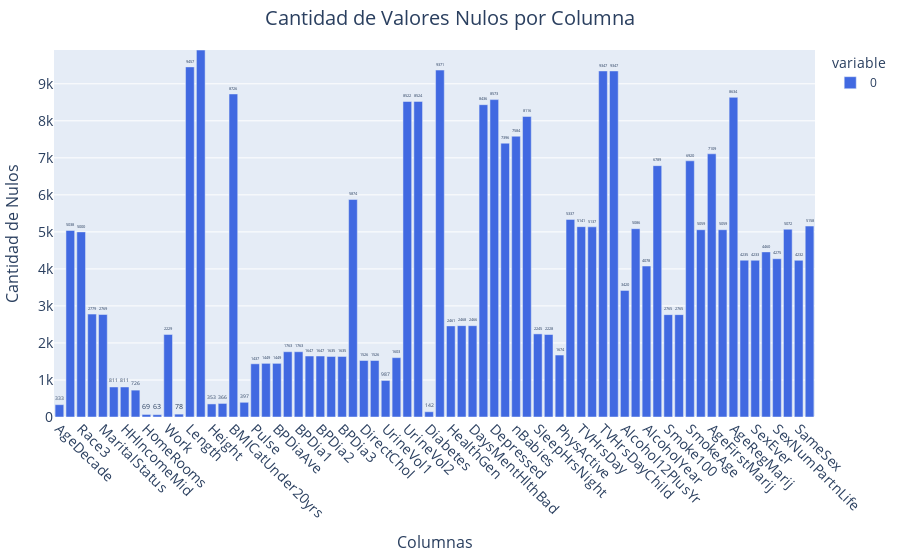

The notebook cell saved with this chart:
### Code cell
#Grafica de valores nulos
def plot_nulls(df):
    """
    Función que recibe un dataframe y muestra un gráfico de barras con la cantidad
    de valores nulos por columna.
    
    Parámetros:
    df (DataFrame): El dataframe a analizar
    """
    null_counts = df.isnull().sum()
    null_counts = null_counts[null_counts > 0]
    
    fig = px.bar(null_counts, 
                 labels={'index': 'Columnas', 'value': 'Cantidad de Nulos'},
                 title='Cantidad de Valores Nulos por Columna',
                 text=null_counts.values)
    
    fig.update_traces(marker_color='royalblue')
    fig.update_traces(texttemplate='%{text}', textposition='outside')
    fig.update_layout(title_x=0.5, title_font_size=20, 
                      xaxis_title_font_size=16, yaxis_title_font_size=16)
    fig.update_layout(xaxis_tickfont_size=14, yaxis_tickfont_size=14)
    fig.update_layout(bargap=0.2, margin=dict(l=20, r=20, t=50, b=20))
    fig.update_yaxes(range=[0, max(null_counts.values) + 1])
    fig.update_xaxes(tickangle=45)
    
    return fig

plot_nulls(df_nhanes).show()

### Figure 1 — Plotly figure (JSON) as saved in the notebook; plotly's stock layout.template omitted (floating-point values rounded to 4 significant figures)
{"data": [{"hovertemplate": "variable=0<br>Columnas=%{x}<br>Cantidad de Nulos=%{y}<br>text=%{text}<extra></extra>", "legendgroup": "0", "marker": {"color": "royalblue", "pattern": {"shape": ""}}, "name": "0", "orientation": "v", "showlegend": true, "text": [333.0, 5038.0, 5000.0, 2779.0, 2769.0, 811.0, 811.0, 726.0, 69.0, 63.0, 2229.0, 78.0, 9457.0, 9912.0, 353.0, 366.0, 8726.0, 397.0, 1437.0, 1449.0, 1449.0, 1763.0, 1763.0, 1647.0, 1647.0, 1635.0, 1635.0, 5874.0, 1526.0, 1526.0, 987.0, 1603.0, 8522.0, 8524.0, 142.0, 9371.0, 2461.0, 2468.0, 2466.0, 8436.0, 8573.0, 7396.0, 7584.0, 8116.0, 2245.0, 2228.0, 1674.0, 5337.0, 5141.0, 5137.0, 9347.0, 9347.0, 3420.0, 5086.0, 4078.0, 6789.0, 2765.0, 2765.0, 6920.0, 5059.0, 7109.0, 5059.0, 8634.0, 4235.0, 4233.0, 4460.0, 4275.0, 5072.0, 4232.0, 5158.0], "textposition": "outside", "texttemplate": "%{text}", "type": "bar", "x": ["AgeDecade", "AgeMonths", "Race3", "Education", "MaritalStatus", "HHIncome", "HHIncomeMid", "Poverty", "HomeRooms", "HomeOwn", "Work", "Weight", "Length", "HeadCirc", "Height", "BMI", "BMICatUnder20yrs", "BMI_WHO", "Pulse", "BPSysAve", "BPDiaAve", "BPSys1", "BPDia1", "BPSys2", "BPDia2", "BPSys3", "BPDia3", "Testosterone", "DirectChol", "TotChol", "UrineVol1", "UrineFlow1", "UrineVol2", "UrineFlow2", "Diabetes", "DiabetesAge", "HealthGen", "DaysPhysHlthBad", "DaysMentHlthBad", "LittleInterest", "Depressed", "nPregnancies", "nBabies", "Age1stBaby", "SleepHrsNight", "SleepTrouble", "PhysActive", "PhysActiveDays", "TVHrsDay", "CompHrsDay", "TVHrsDayChild", "CompHrsDayChild", "Alcohol12PlusYr", "AlcoholDay", "AlcoholYear", "SmokeNow", "Smoke100", "Smoke100n", "SmokeAge", "Marijuana", "AgeFirstMarij", "RegularMarij", "AgeRegMarij", "HardDrugs", "SexEver", "SexAge", "SexNumPartnLife", "SexNumPartYear", "SameSex", "SexOrientation"], "xaxis": "x", "y": [333, 5038, 5000, 2779, 2769, 811, 811, 726, 69, 63, 2229, 78, 9457, 9912, 353, 366, 8726, 397, 1437, 1449, 1449, 1763, 1763, 1647, 1647, 1635, 1635, 5874, 1526, 1526, 987, 1603, 8522, 8524, 142, 9371, 2461, 2468, 2466, 8436, 8573, 7396, 7584, 8116, 2245, 2228, 1674, 5337, 5141, 5137, 9347, 9347, 3420, 5086, 4078, 6789, 2765, 2765, 6920, 5059, 7109, 5059, 8634, 4235, 4233, 4460, 4275, 5072, 4232, 5158], "yaxis": "y"}], "layout": {"bargap": 0.2, "barmode": "relative", "legend": {"title": {"text": "variable"}, "tracegroupgap": 0}, "margin": {"b": 20, "l": 20, "r": 20, "t": 50}, "title": {"font": {"size": 20}, "text": "Cantidad de Valores Nulos por Columna", "x": 0.5}, "xaxis": {"anchor": "y", "domain": [0, 1], "tickangle": 45, "tickfont": {"size": 14}, "title": {"font": {"size": 16}, "text": "Columnas"}}, "yaxis": {"anchor": "x", "domain": [0, 1], "range": [0, 9913], "tickfont": {"size": 14}, "title": {"font": {"size": 16}, "text": "Cantidad de Nulos"}}}}
